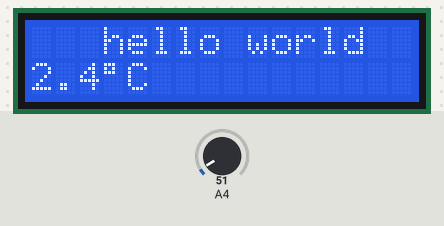
This sketch was run on a simulated Arduino Uno, built with avr-gcc and run on an emulated ATmega328P. Parts: 16×2 character LCD. The inputs (shaded band) are chosen by the test bench; at power-on: A4 = 51.

Above: at 1.2 s.
1.3 s: A4 set to 61
At 3.1 s:
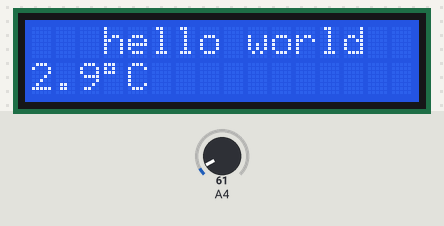
4.0 s: A4 set to 71
At 4.8 s:
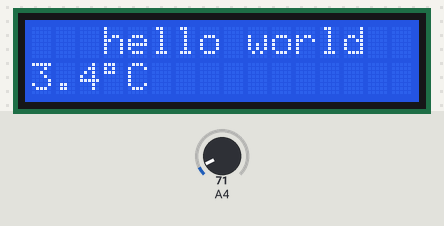
6.7 s: A4 set to 86
At 9.4 s:
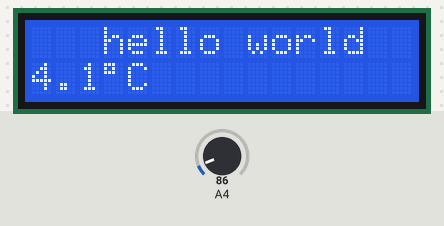
Timing chart, 0 to 10.9 s (numbered marks = the images above; inputs shaded):
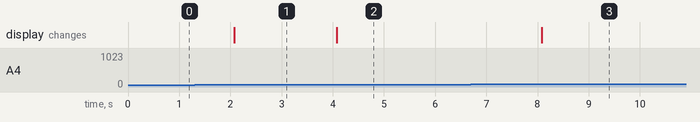

The sketch:

TempAndLcd.ino
```cpp
//TempAndLcd.ino
/*
	Lcd 与 温度传感器结合实验
	1. 温度传感器使用的是LM35 有三个引脚
	2. 温度传感器接到模拟信号引脚
	3. 将模拟输出转化为温度
		模拟输出电压是0~5 之间，对应模拟口的读数是1~1024 ，也就是所有的模拟口输出analogRead 是1~1024，映射为电压是0~5V
		所以每一份是 5 / 1024 =0.0048828125
			analogRead(pin) * 0.0048828125
		电压每升高1℃，电压增加10毫伏
		1℃ = 0.01V
		所以：
			输出的温度 = analogRead(pin) * 0.0048828125 / 0.01
*/

#include "LiquidCrystal.h"

LiquidCrystal lcd(12,11,5,4,3,2);

void setup()
{
	lcd.begin(16,2);

}

void loop()
{
	lcd.clear();
	lcd.setCursor(3,0);			//行一个参数是column,第二个是row
	lcd.print("hello world");

	lcd.setCursor(0,1);

	float tempVal = analogRead(4);
	float displayTemp = tempVal * 0.0048828125 * 100;

	lcd.print((long)displayTemp / 10);
	lcd.print(".");
	lcd.print((long)displayTemp % 10);
	lcd.print((char)223);
	lcd.print("C");
	delay(2000);
}
```

Measured:
- after the input at 1.3 s, the display: changes after 0.77 s (image 1)
- after the input at 4.0 s, the display: changes after 0.08 s (image 2)
- after the input at 6.7 s, the display: changes after 1.4 s (image 3)
